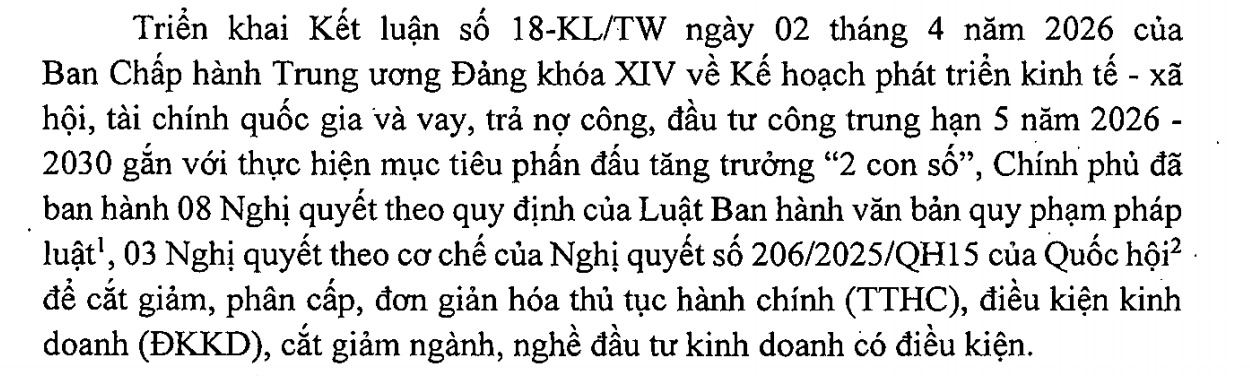
#> input picture assets/image.png, 1250 x 376 px
$ python -i dataset.py   (imports and definitions only)
#> lines starting #> are read from the running program, lines starting #| are printed output that depends on the picture
"""Line-recognition dataset and label codec (Design §3, §6).

* :class:`LabelCodec` maps a normalised string to the flat CTC class ids the
  factorised head uses, and to the per-factor (base/mod/tone) ids for the
  optional auxiliary heads.  It also normalises labels (NFC + tone placement,
  §1.6) so training targets are canonical.
* :class:`LineRecognitionDataset` reads a ``path<TAB>text`` manifest, loads each
  crop as **grayscale** (Design §1.1 — no hard binarisation), resizes to height
  48 (Lever 2, §3.3) keeping aspect ratio, and returns tensors.
* :func:`collate_fn` pads a batch to equal width and builds the length tensors
  ``ctc_loss`` needs.

Image IO uses Pillow if present, else OpenCV; both are optional and only needed
for actual training/inference.
"""

from __future__ import annotations

from dataclasses import dataclass
from pathlib import Path
from typing import Dict, List, Optional, Sequence, Tuple

from ..charset.charset import Charset, default_charset
from ..charset.decompose import is_valid
from ..charset.normalize import normalize_text

__all__ = ["LabelCodec", "LineRecognitionDataset", "collate_fn", "IMG_HEIGHT"]

IMG_HEIGHT = 48  # Lever 2 (§3.3)


class LabelCodec:
    """Text ↔ flat CTC class ids for the factorised head.

    Class 0 is blank; valid ``(base, mod, tone)`` triples occupy 1..K in the
    same order as :func:`vnocr.recognize.head.build_flat_index`.
    """

    # [52 lines left out: functions __init__, encode, encode_factors, decode, not called in this run]


def _load_grayscale(path: str, height: int = IMG_HEIGHT):
    """Load an image as a float32 grayscale array in [0, 1], resized to ``height``."""
#> called with path = '../../assets/image.png', height = 48
    try:
        from PIL import Image  # type: ignore
        import numpy as np  # type: ignore
        img = Image.open(path).convert("L")
        w = max(1, round(img.width * height / img.height))
#> w = 160
        img = img.resize((w, height))
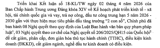
#> img: PIL image 160x48 L; min 74, max 255, mean 220
        return (np.asarray(img, dtype="float32") / 255.0)[None, :, :]  # [1,H,W]
    except ImportError:
        pass
    import cv2  # type: ignore
    import numpy as np  # type: ignore
    im = cv2.imread(path, cv2.IMREAD_GRAYSCALE)
    if im is None:
        raise FileNotFoundError(path)
    w = max(1, round(im.shape[1] * height / im.shape[0]))
    im = cv2.resize(im, (w, height))
    return (im.astype("float32") / 255.0)[None, :, :]


@dataclass
class Sample:
    image_path: str
    text: str


class LineRecognitionDataset:
    """A ``torch.utils.data.Dataset`` over a ``path<TAB>text`` manifest.

    Relative image paths in the manifest resolve against the **manifest's own
    directory** (``root=None``, the default) — so ``synth/labels.txt`` with
    ``images/0001.png`` finds ``synth/images/0001.png`` no matter the process
    cwd.  Pass ``root`` explicitly to override (absolute paths in the manifest
    always win either way).

    Subclasses :class:`torch.utils.data.Dataset` lazily so importing this module
    doesn't require torch until you actually build a dataset.
    """

    # [24 lines left out: function __init__, not called in this run]

    def __len__(self) -> int:
        return len(self.samples)

    # [45 lines left out: functions __getitem__, collate_fn, not called in this run]

>>> result = _load_grayscale('../../assets/image.png')
